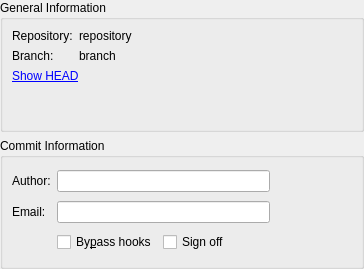
<?xml version="1.0" encoding="UTF-8"?>
<ui version="4.0">
 <class>Git::Internal::GitSubmitPanel</class>
 <widget class="QWidget" name="Git::Internal::GitSubmitPanel">
  <property name="geometry">
   <rect>
    <x>0</x>
    <y>0</y>
    <width>364</width>
    <height>269</height>
   </rect>
  </property>
  <layout class="QVBoxLayout" name="verticalLayout">
   <property name="leftMargin">
    <number>0</number>
   </property>
   <property name="topMargin">
    <number>0</number>
   </property>
   <property name="rightMargin">
    <number>0</number>
   </property>
   <property name="bottomMargin">
    <number>0</number>
   </property>
   <item>
    <widget class="QGroupBox" name="infoGroup">
     <property name="title">
      <string>General Information</string>
     </property>
     <layout class="QFormLayout" name="infoFormLayout">
      <property name="fieldGrowthPolicy">
       <enum>QFormLayout::ExpandingFieldsGrow</enum>
      </property>
      <item row="0" column="0">
       <widget class="QLabel" name="repositoryLabelLabel">
        <property name="text">
         <string>Repository:</string>
        </property>
       </widget>
      </item>
      <item row="0" column="1">
       <widget class="QLabel" name="repositoryLabel">
        <property name="text">
         <string>repository</string>
        </property>
       </widget>
      </item>
      <item row="1" column="0">
       <widget class="QLabel" name="branchLabelLabel">
        <property name="text">
         <string>Branch:</string>
        </property>
       </widget>
      </item>
      <item row="1" column="1">
       <widget class="QLabel" name="branchLabel">
        <property name="text">
         <string>branch</string>
        </property>
       </widget>
      </item>
      <item row="2" column="0" colspan="2">
       <widget class="QLabel" name="showHeadLabel">
        <property name="text">
         <string>&lt;a href=&quot;head&quot;&gt;Show HEAD&lt;/a&gt;</string>
        </property>
       </widget>
      </item>
     </layout>
    </widget>
   </item>
   <item>
    <widget class="QGroupBox" name="editGroup">
     <property name="title">
      <string>Commit Information</string>
     </property>
     <layout class="QGridLayout" name="gridLayout">
      <item row="0" column="0">
       <widget class="QLabel" name="authorLabel">
        <property name="text">
         <string>Author:</string>
        </property>
       </widget>
      </item>
      <item row="0" column="1">
       <widget class="QLineEdit" name="authorLineEdit">
        <property name="minimumSize">
         <size>
          <width>200</width>
          <height>0</height>
         </size>
        </property>
       </widget>
      </item>
      <item row="0" column="2">
       <widget class="QLabel" name="invalidAuthorLabel">
        <property name="minimumSize">
         <size>
          <width>20</width>
          <height>20</height>
         </size>
        </property>
       </widget>
      </item>
      <item row="0" column="3">
       <spacer name="horizontalSpacer">
        <property name="orientation">
         <enum>Qt::Horizontal</enum>
        </property>
        <property name="sizeHint" stdset="0">
         <size>
          <width>40</width>
          <height>20</height>
         </size>
        </property>
       </spacer>
      </item>
      <item row="1" column="0">
       <widget class="QLabel" name="emailLabel">
        <property name="text">
         <string>Email:</string>
        </property>
       </widget>
      </item>
      <item row="1" column="1">
       <widget class="QLineEdit" name="emailLineEdit">
        <property name="minimumSize">
         <size>
          <width>200</width>
          <height>0</height>
         </size>
        </property>
       </widget>
      </item>
      <item row="1" column="2" colspan="2">
       <widget class="QLabel" name="invalidEmailLabel">
        <property name="minimumSize">
         <size>
          <width>20</width>
          <height>20</height>
         </size>
        </property>
       </widget>
      </item>
      <item row="2" column="1">
       <layout class="QHBoxLayout" name="horizontalLayout">
        <item>
         <widget class="QCheckBox" name="bypassHooksCheckBox">
          <property name="text">
           <string>By&amp;pass hooks</string>
          </property>
         </widget>
        </item>
        <item>
         <widget class="QCheckBox" name="signOffCheckBox">
          <property name="text">
           <string>Sign off</string>
          </property>
         </widget>
        </item>
        <item>
         <spacer name="horizontalSpacer_2">
          <property name="orientation">
           <enum>Qt::Horizontal</enum>
          </property>
          <property name="sizeHint" stdset="0">
           <size>
            <width>40</width>
            <height>20</height>
           </size>
          </property>
         </spacer>
        </item>
       </layout>
      </item>
     </layout>
    </widget>
   </item>
  </layout>
 </widget>
 <resources/>
 <connections/>
</ui>
